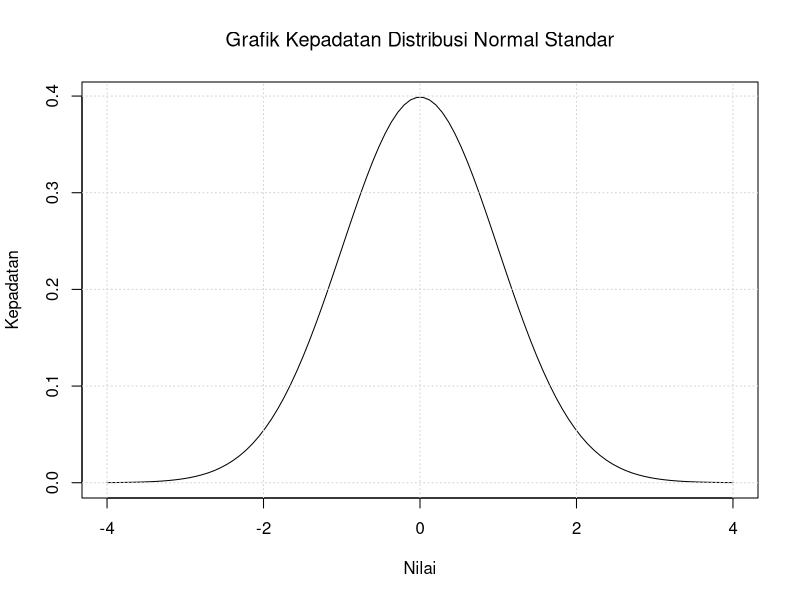

The R source for this figure:
# distribusi normal
mean <- 0      
standard_deviation <- 1  

x_values_normal <- seq(-4, 4, length.out = 100)


density_values_normal <- dnorm(x_values_normal,
                               mean = mean,
                               sd = standard_deviation) 

plot(x_values_normal, density_values_normal,
     type = "l", 
     main = expression("Grafik Kepadatan Distribusi Normal Standar"),
     xlab = expression("Nilai"),
     ylab = "Kepadatan")

grid()
